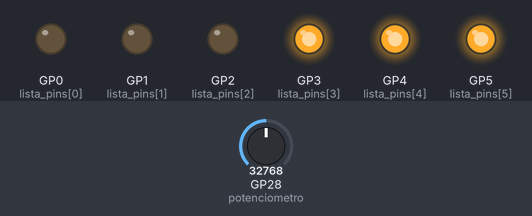
A program run on a simulated Raspberry Pi Pico running MicroPython. Shown: output pins drawn as LEDs (lit = HIGH). The test bench sets the inputs (shaded band); at power-on: GP28 (potenciometro) = 32768 (analog values on the 0–65535 scale).

Above: at 1.2 s.
1.3 s: GP28 (potenciometro) set to 42608
2.8 s: GP28 (potenciometro) set to 44432
At 4.0 s:
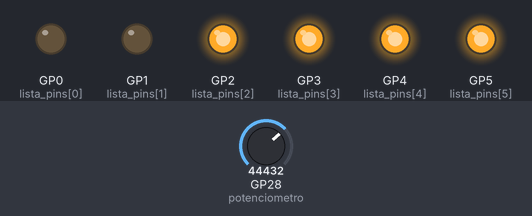
4.3 s: GP28 (potenciometro) set to 53680
5.8 s: GP28 (potenciometro) set to 54848
At 6.4 s:
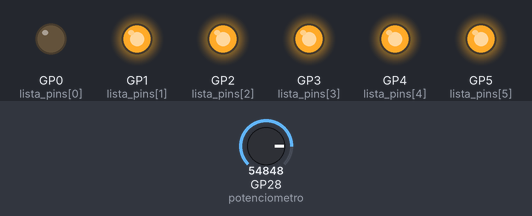
7.3 s: GP28 (potenciometro) set to 64304
8.8 s: GP28 (potenciometro) set to 65520
At 9.9 s:
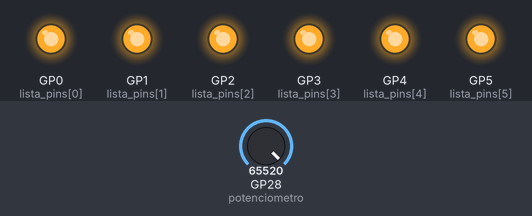
Timing chart, 0 to 11.3 s (numbered marks = the images above; inputs shaded):
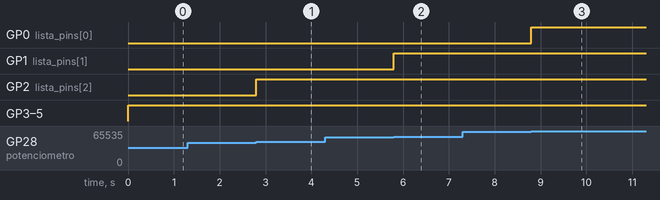

The program:

Codigo.py
```python
from machine import Pin, ADC

# Crear una lista de números de pin
lista_pins = [0, 1, 2, 3, 4, 5]

# Inicializar una lista vacía para almacenar instancias de LED
lista_leds = []

# Iterar sobre los números de pin en la lista_pins
for numero_pin in lista_pins:

    # Crear instancias de Pin para LEDs y agregarlas a lista_leds
    lista_leds.append(Pin(numero_pin, Pin.OUT))

# Crear una instancia de ADC para el pin 28
potenciometro = ADC(Pin(28))

while True:
    # Leer el valor del potenciómetro
    valor = potenciometro.read_u16()

    # Iterar sobre los valores y los índices en la lista_pins
    for i, valorEnIndice in enumerate(lista_pins):

        # Encender o apagar el LED según el valor del potenciómetro
        if valor >= (65000 - i * 10833):
            lista_leds[i].on()
        else:
            lista_leds[i].off()
```

Measured:
- the behaviour switches between 43328 and 43344 on GP28 (potenciometro) (found by bisection; images 0 and 1)
- the behaviour switches between 54160 and 54176 on GP28 (potenciometro) (found by bisection; images 1 and 2)
- the behaviour switches between 64992 and 65008 on GP28 (potenciometro) (found by bisection; images 2 and 3)
- after the input at 1.3 s, every drawn part: stays the same
- after the input at 2.8 s, GP2 (lista_pins[2]): LOW → HIGH at once
- after the input at 4.3 s, every drawn part: stays the same
- after the input at 5.8 s, GP1 (lista_pins[1]): LOW → HIGH at once
- after the input at 7.3 s, every drawn part: stays the same
- after the input at 8.8 s, GP0 (lista_pins[0]): LOW → HIGH at once
